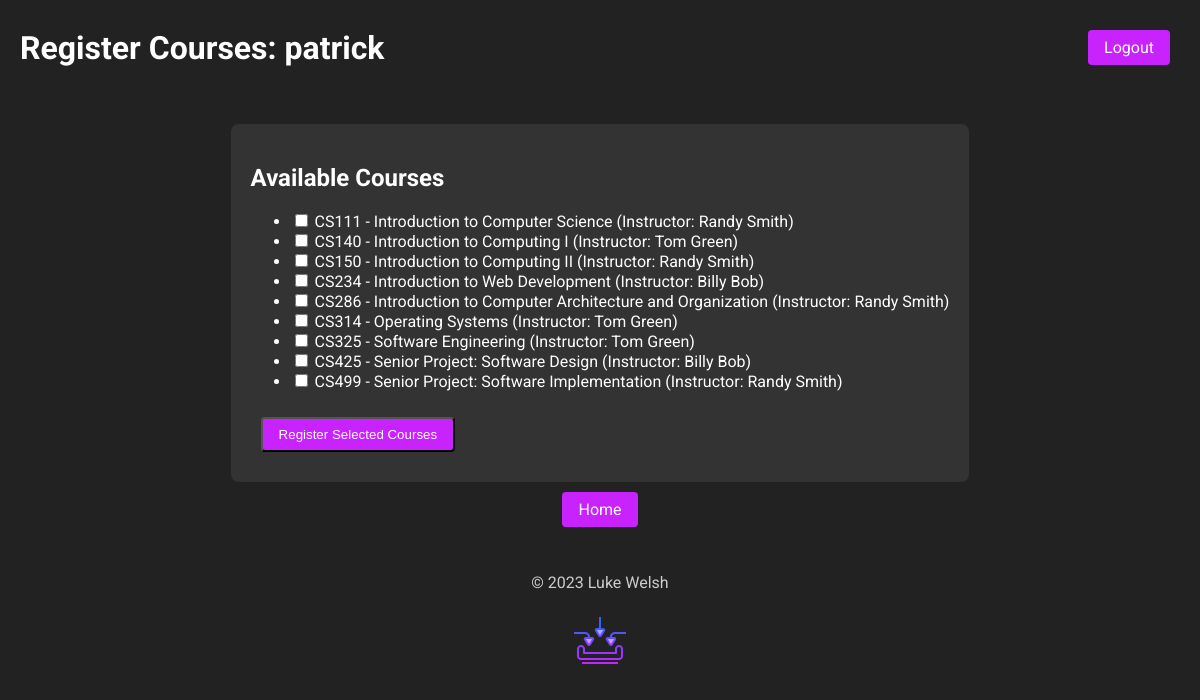
Page /register_courses.php (signed in) on the committed database.
### tables this page shows
CREATE TABLE `courses` (
  `id` int(6) UNSIGNED NOT NULL,
  `course_code` varchar(50) NOT NULL,
  `course_name` varchar(100) NOT NULL,
  `course_instructor` varchar(100) NOT NULL
);

### register_courses.php (the view, shortened to what this page needs)
<?php
$year = date("Y");
$dsn = 'mysql:host=localhost;dbname=project';
$username_db = 'root';
$password_db = 'root';
try {
    $pdo = new PDO($dsn, $username_db, $password_db);
} catch (PDOException $e) {
    die('Connection failed: ' . $e->getMessage());
}
$availableCoursesQuery = 'SELECT * FROM courses';
$statement = $pdo->query($availableCoursesQuery);
$availableCourses = $statement->fetchAll(PDO::FETCH_ASSOC);
?>
<!DOCTYPE html>
<html lang="en">
<head>
    <link rel="stylesheet" href="register_courses.css">
</head>
<body>
    <div class="heading-container">
        <h1>Register Courses: <?php echo $_SESSION['username']; ?></h1>
    </div>
    <div class="logout-container">
        <a href="logout.php" class="btn">Logout</a>
    </div>
    <div class="courses-container">
        <h2>Available Courses</h2>
        <form method="post" action="">
            <ul>
                <?php foreach ($availableCourses as $course): ?>
                    <li>
                        <label>
                            <input type="checkbox" name="selected_courses[]" value="<?php echo $course['id']; ?>">
                            <?php echo $course['course_code']; ?> - <?php echo $course['course_name']; ?> (Instructor: <?php echo $course['course_instructor']; ?>)
                        </label>
                    </li>
                <?php endforeach; ?>
            </ul>
            <button type="submit" class="btn">Register Selected Courses</button>
        </form>
    </div>
    <div class="button-container">
        <a href="home.php" class="btn">Home</a>
    </div>
</body>
</html>
<footer>
    <p>&copy; <?php echo $year; ?> Luke Welsh</p>
    <img src="assets\icons8-input-64.png" alt="input with arrows" width="64" height="64">
</footer>

### register_courses.css (style rules this page uses)
body { font-family: 'Roboto', Arial, sans-serif; background-color: #222; color: #fff; margin: 0; padding: 0; display: flex; flex-direction: column; align-items: center; justify-content: center; min-height: 100vh; }
h1 { text-align: center; color: #fff; margin-bottom: 20px; }
.heading-container { position: fixed; top: 8px; left: 20px; }
.heading-container h1 { margin-bottom: 0; }
.button-container { display: flex; flex-direction: column; align-items: center; }
.btn { display: inline-block; padding: 8px 16px; margin: 10px; text-decoration: none; color: #fff; background-color: #C822FF; border-radius: 4px; transition: background-color 0.3s; }
.logout-container { position: fixed; top: 20px; right: 20px; text-align: center; }
.logout-container a { color: #fff; text-decoration: none; background-color: #C822FF; padding: 8px 16px; border-radius: 4px; transition: background-color 0.3s; }
.courses-container { background-color: #333; padding: 20px; border-radius: 8px; transition: box-shadow 0.3s; }
footer { text-align: center; margin-top: auto; margin-top: 20px; color: #ccc; }

### rows in the picture
courses: course_code "CS111", course_name "Introduction to Computer Science", course_instructor "Randy Smith"
courses: course_code "CS140", course_name "Introduction to Computing I", course_instructor "Tom Green"
courses: course_code "CS150", course_name "Introduction to Computing II", course_instructor "Randy Smith"
courses: course_code "CS234", course_name "Introduction to Web Development", course_instructor "Billy Bob"
courses: course_code "CS286", course_name "Introduction to Computer Architecture and Organization", course_instructor "Randy Smith"
courses: course_code "CS314", course_name "Operating Systems", course_instructor "Tom Green"
courses: course_code "CS325", course_name "Software Engineering", course_instructor "Tom Green"
courses: course_code "CS425", course_name "Senior Project: Software Design", course_instructor "Billy Bob"
courses: course_code "CS499", course_name "Senior Project: Software Implementation", course_instructor "Randy Smith"

### other values in the picture
$_SESSION['username'] "patrick"
